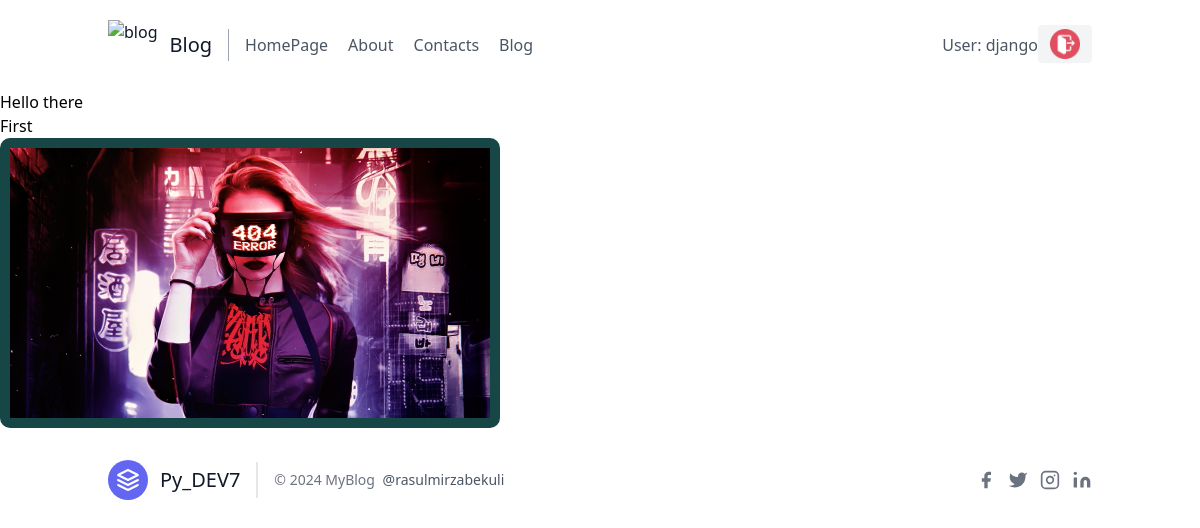
The app's page / (signed in) with its own data.
### blog/models.py (models this page shows, shortened)
class Blog(models.Model):
    title = models.CharField(max_length=100)
    description = models.TextField()
    image = models.ImageField(upload_to='images/')
    created = models.DateTimeField(auto_now_add=True)
    updated = models.DateTimeField(blank=True,null=True)
    author = models.ForeignKey(get_user_model(), on_delete=models.CASCADE)

### blog/views.py (the view)
# urls.py: path('',views.homepage,name='homepage'),
def homepage(request):
    posts = models.Blog.objects.all()
    return render(request,'home.html',{'posts':posts})

### blog/templates/home.html
{% extends 'base.html' %}
{% block content %}
<h1>Hello there</h1>
    {% for post in posts %}
        <ul>
            <li>
                <h1>{{post.title}}</h1>
            </li>
            <a href="{% url 'post_detail' post.id %}">
                <img style="width: 500px; border-radius: 10px; border: solid 10px; border-color: rgb(23, 70, 70);"
                src="{{ post.image.url }}" alt="{{post.title}}">
            </a>
        </ul>
    {% endfor %}
{% endblock %}

### blog/templates/base.html (shortened to what this page needs)
{% load static %}
<!DOCTYPE html>
<html lang="en">
<head>
    <script src="https://cdn.tailwindcss.com"></script>
</head>
<body>
    <header class="text-gray-600 body-font">
        <div class="container mx-auto flex flex-wrap p-5 flex-col md:flex-row items-center">
          <a class="flex title-font font-medium items-center text-gray-900 mb-4 md:mb-0">
            <img src="{% static 'blog.png' %}" alt="blog" style="height: 50px;">
            <span class="ml-3 text-xl">Blog</span>
          </a>
          <nav class="md:mr-auto md:ml-4 md:py-1 md:pl-4 md:border-l md:border-gray-400	flex flex-wrap items-center text-base justify-center">
            <a class="mr-5 hover:text-gray-900">HomePage</a>
            <a class="mr-5 hover:text-gray-900">About</a>
            <a class="mr-5 hover:text-gray-900">Contacts</a>
            <a class="mr-5 hover:text-gray-900">Blog</a>
          </nav>
          {% if  user.is_authenticated %}
            <p>
              User: {{ user.username }}
            </p>
            <a href="{% url 'logout' %}">
                <button   class="inline-flex items-center bg-gray-100 border-0 py-1 px-3 focus:outline-none hover:bg-gray-200 rounded text-base mt-4 md:mt-0">
                  <img src="{% static 'logout.png' %}" alt="asd" style="height: 30px;">
                </button>
            </a>
          {% endif %}
        </div>
      </header>
      {% block content %}
      {% endblock %}
      <footer class="text-gray-600 body-font">
        <div class="container px-5 py-8 mx-auto flex items-center sm:flex-row flex-col">
          <a class="flex title-font font-medium items-center md:justify-start justify-center text-gray-900">
            <svg xmlns="http://www.w3.org/2000/svg" fill="none" stroke="currentColor" stroke-linecap="round" stroke-linejoin="round" stroke-width="2" class="w-10 h-10 text-white p-2 bg-indigo-500 rounded-full" viewBox="0 0 24 24">
              <path d="M12 2L2 7l10 5 10-5-10-5zM2 17l10 5 10-5M2 12l10 5 10-5"></path>
            </svg>
            <span class="ml-3 text-xl">Py_DEV7</span>
          </a>
          <p class="text-sm text-gray-500 sm:ml-4 sm:pl-4 sm:border-l-2 sm:border-gray-200 sm:py-2 sm:mt-0 mt-4">© 2024 MyBlog
            <a href="https://www.instagram.com/rasulmirzabekuli/" class="text-gray-600 ml-1" rel="noopener noreferrer" target="_blank">@rasulmirzabekuli</a>
          </p>
          <span class="inline-flex sm:ml-auto sm:mt-0 mt-4 justify-center sm:justify-start">
            <a class="text-gray-500">
              <svg fill="currentColor" stroke-linecap="round" stroke-linejoin="round" stroke-width="2" class="w-5 h-5" viewBox="0 0 24 24">
                <path d="M18 2h-3a5 5 0 00-5 5v3H7v4h3v8h4v-8h3l1-4h-4V7a1 1 0 011-1h3z"></path>
              </svg>
            </a>
            <a class="ml-3 text-gray-500">
              <svg fill="currentColor" stroke-linecap="round" stroke-linejoin="round" stroke-width="2" class="w-5 h-5" viewBox="0 0 24 24">
                <path d="M23 3a10.9 10.9 0 01-3.14 1.53 4.48 4.48 0 00-7.86 3v1A10.66 10.66 0 013 4s-4 9 5 13a11.64 11.64 0 01-7 2c9 5 20 0 20-11.5a4.5 4.5 0 00-.08-.83A7.72 7.72 0 0023 3z"></path>
              </svg>
            </a>
            <a class="ml-3 text-gray-500" href="https://www.instagram.com/rasulmirzabekuli/">
              <svg fill="none" stroke="currentColor" stroke-linecap="round" stroke-linejoin="round" stroke-width="2" class="w-5 h-5" viewBox="0 0 24 24">
                <rect width="20" height="20" x="2" y="2" rx="5" ry="5"></rect>
                <path d="M16 11.37A4 4 0 1112.63 8 4 4 0 0116 11.37zm1.5-4.87h.01"></path>
              </svg>
            </a>
            <a class="ml-3 text-gray-500">
              <svg fill="currentColor" stroke="currentColor" stroke-linecap="round" stroke-linejoin="round" stroke-width="0" class="w-5 h-5" viewBox="0 0 24 24">
                <path stroke="none" d="M16 8a6 6 0 016 6v7h-4v-7a2 2 0 00-2-2 2 2 0 00-2 2v7h-4v-7a6 6 0 016-6zM2 9h4v12H2z"></path>
                <circle cx="4" cy="4" r="2" stroke="none"></circle>
              </svg>
            </a>
          </span>
        </div>
      </footer>
</body>
</html>

### records on screen
Blog: title "First", image (picture)

### other values on screen
{{ user.username }} "django"
